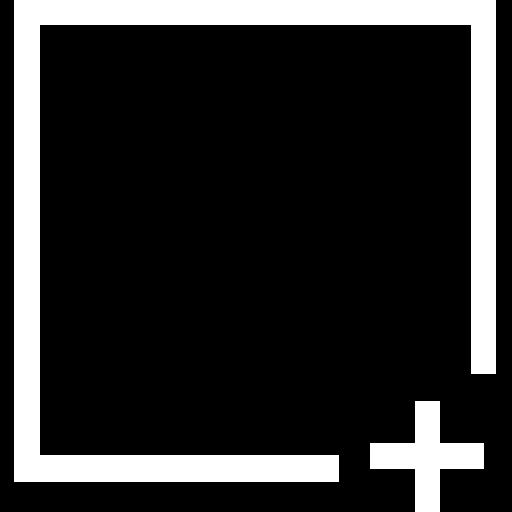
#> input picture assets/app_icon.png, 512 x 512 px
$ python photo_pro.py
#> lines starting #> are read from the running program, lines starting #| are printed output that depends on the picture; after the words box and inside, x2 and y2 are one past the last pixel; in counts of white or black regions, pixels touching at a corner belong together
import cv2
import numpy as np
import os  # 新增 os 模块用于处理路径

def snap_coordinates(coords, threshold=10):
    """
    坐标吸附：让坐标强制对齐到网格，消除抖动
    """
    if len(coords) == 0:
        return {}

    coords = np.array(coords)
    sorted_indices = np.argsort(coords)
    sorted_coords = coords[sorted_indices]

    groups = []
    if len(coords) > 0:
        current_group = [sorted_coords[0]]
        for c in sorted_coords[1:]:
            if c - current_group[-1] < threshold:
                current_group.append(c)
            else:
                groups.append(current_group)
                current_group = [c]
        groups.append(current_group)

    mapping = {}
    for g in groups:
        mean_val = int(np.mean(g))
        for val in g:
            mapping[val] = mean_val

    return mapping

def get_straightened_contour(cnt, epsilon_factor=0.005, snap_threshold=15):
    """
    将轮廓拉直为完美的横平竖直多边形
    """
    peri = cv2.arcLength(cnt, True)
    approx = cv2.approxPolyDP(cnt, epsilon_factor * peri, True)

    points = approx.reshape(-1, 2)
    xs = points[:, 0]
    ys = points[:, 1]

    x_map = snap_coordinates(xs, threshold=snap_threshold)
    y_map = snap_coordinates(ys, threshold=snap_threshold)

    new_points = []
    for x, y in points:
        new_points.append([x_map[x], y_map[y]])

    return np.array(new_points, dtype=np.int32).reshape(-1, 1, 2)

def main():
    # --- 1. 自动定位路径 (关键修改) ---
    # 获取当前脚本(photo_pro.py)所在的文件夹绝对路径
    script_dir = os.path.dirname(os.path.abspath(__file__))

    # 拼接出图片的完整路径，确保一定能找到
    input_filename = 'app_icon.png'  # 这里改为你截图中的文件名
    input_path = os.path.join(script_dir, input_filename)
    output_path = os.path.join(script_dir, 'app_icon_colored.png')

    print(f"正在从以下路径读取图片:\n{input_path}")

    # --- 2. 颜色设置 (可修改) ---
    COLOR_FRAME = (0, 255, 0, 255)  # 边框颜色 (BGRA) -  绿色
    COLOR_PLUS = (0, 0, 255, 255)   # 加号颜色 (BGRA) - 红色

    # 读取图片
    img = cv2.imread(input_path, cv2.IMREAD_UNCHANGED)
#> img is the input picture: shape (512, 512, 4); mean B, G, R, A 44.6, 44.6, 44.6, 44.6
    if img is None:
        print("❌ 错误：依然无法读取图片！请检查文件名是否正确，或者图片是否损坏。")
        return

    # --- 3. 图像处理 ---
    # 提取Mask
    if img.shape[2] == 4:
        alpha = img[:, :, 3]
#> alpha: shape (512, 512); 17.5% white; 2 white regions
        _, binary = cv2.threshold(alpha, 10, 255, cv2.THRESH_BINARY)
    else:
        gray = cv2.cvtColor(img, cv2.COLOR_BGR2GRAY)
        _, binary = cv2.threshold(gray, 200, 255, cv2.THRESH_BINARY)

    contours, _ = cv2.findContours(binary, cv2.RETR_EXTERNAL, cv2.CHAIN_APPROX_SIMPLE)
#> contours = 2 contours; box (x1, y1, x2, y2) and area: (14, 0, 496, 482) 39120, (370, 401, 484, 512) 4867

    # 创建透明画布
    h, w = img.shape[:2]
#> h = 512; w = 512
    canvas = np.zeros((h, w, 4), dtype=np.uint8)

    print(f"检测到 {len(contours)} 个轮廓")
#| 检测到 2 个轮廓

    for cnt in contours:
        area = cv2.contourArea(cnt)
        if area < 100: continue # 忽略噪点

        # 自动判定：大的是框，小的是加号
        if area > 10000:
            color = COLOR_FRAME
            obj_name = "边框"
        else:
            color = COLOR_PLUS
            obj_name = "加号"

        print(f"正在处理: {obj_name} (面积: {area})")

        try:
            # 拉直轮廓
            straight_cnt = get_straightened_contour(cnt, epsilon_factor=0.005, snap_threshold=15)
            # 绘制
            cv2.drawContours(canvas, [straight_cnt], -1, color, -1)
        except Exception as e:
            print(f"处理 {obj_name} 时出错: {e}")
#> this loop made 2 passes
#> (area, color, obj_name, peri in get_straightened_contour, xs in get_straightened_contour) on pass 1: (4867, (0, 0, 255, 255), '加号', 443.7, [415, 415, 370, 370, 414, 415, 439, 439, 483, 483, 440, 439])
#> (area, color, obj_name, peri in get_straightened_contour, xs in get_straightened_contour) on pass 2: (39120.5, (0, 255, 0, 255), '边框', 3218.2, [14, 14, 338, 338, 39, 40, 470, 471, 495, 495])
#| 正在处理: 加号 (面积: 4867.0)
#| 正在处理: 边框 (面积: 39120.5)
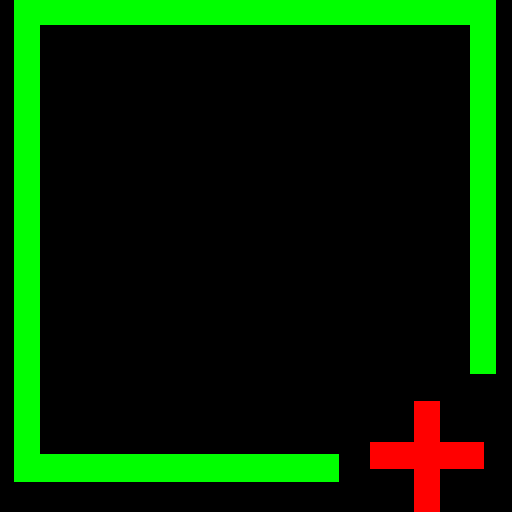
#> canvas: shape (512, 512, 4); mean of channels 0, 1, 2, 3 0, 40.3, 5.1, 45.4; drawn as B, G, R

    # 保存
    cv2.imwrite(output_path, canvas)
    print(f"✅ 处理完成，结果已保存至:\n{output_path}")

if __name__ == "__main__":
    main()
